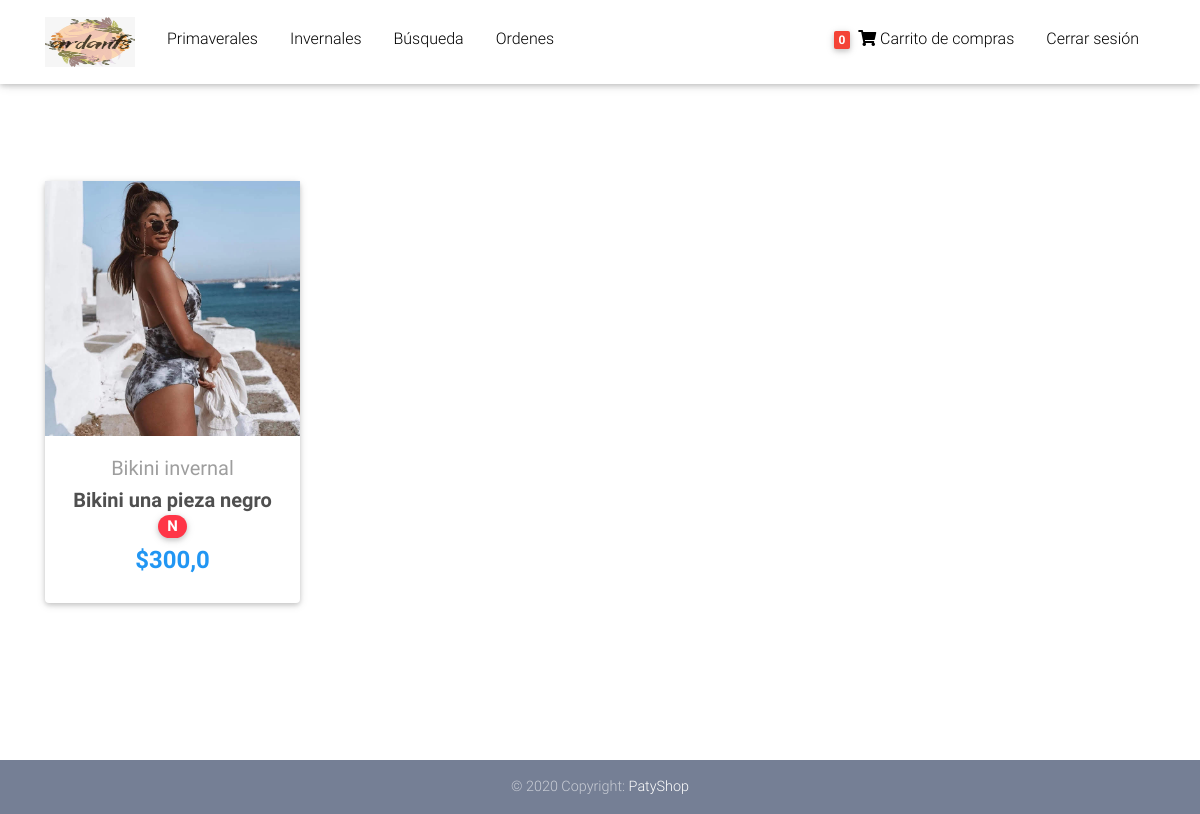
The app's page / (signed in) with its own data.
### core/models.py (models this page shows, shortened)
class Item(models.Model):
    title = models.CharField(max_length = 100, verbose_name = "Nombre del articulo")
    price = models.FloatField(verbose_name = "Precio")
    discount_price = models.FloatField(blank=True, null=True, verbose_name = "Precio de descuento")
    category = models.CharField(choices=CATEGORY_CHOICES, max_length = 2, verbose_name = "Categorias")
    label = models.CharField(choices=LABEL_CHOICES, max_length = 2, verbose_name = "Nuevo o en oferta?")
    slug = models.SlugField(verbose_name = "Link")
    description = models.TextField(verbose_name = "Descripcion")
    image = models.ImageField(blank = True, null = True)
    image2 = models.ImageField(blank = True, null = True)
    image3 = models.ImageField(blank = True, null = True)
    stock = models.IntegerField(default = 1, verbose_name = "En bodega")
    class Meta:
        verbose_name = "Producto"
        verbose_name_plural = "Productos"
    def get_absolute_url(self):
        return reverse("core:product_page", kwargs={
            'slug':self.slug
        })

### core/views.py (the view)
# urls.py: path('', HomeView.as_view() , name="home"),
class HomeView(ListView):
    model = Item
    paginate_by = 4
    template_name = "home-page.html"

### core/templatetags/cart_template_cart.py (called while the page is built)
@register.filter
def cart_item_count(user):
    if user.is_authenticated:
        qs = Order.objects.filter(user = user, ordered = False)
        if qs.exists():
            return qs[0].items.count()
    return 0

### templates/home-page.html (shortened to what this page needs)
{% extends 'base.html' %}
{% load static %}
{% block content %}
<main style="height:80vh; justify-content: center; align-content: center; align-items: center; flex-flow: column; display: flex;">
  <div class="container">
    <section class="text-center mb-4">
      <div class="row wow fadeIn">
        {% for item in object_list %}
        {% if item.stock > 0 %}
          <div class="col-lg-3 col-md-6 mb-4">
            <div class="card">
              <div class="view overlay">
                <img height="100%" width="100% " src="{{item.image.url}}" class="card-image">
              </div>
              <div class="card-body text-center">
                <a class="grey-text">
                  <h5>{{item.get_category_display}}</h5>
                </a>
                <h5>
                  <strong>
                    <a href="{{item.get_absolute_url}}" class="dark-grey-text">{{item.title}}
                      <span class="badge badge-pill danger-color">{{item.label}}</span>
                    </a>
                  </strong>
                </h5>
                <h4 class="font-weight-bold blue-text">
                  <strong>
                    {% if item.discount_price %}
                      ${{item.discount_price}}
                    {% else %}
                      ${{item.price}}
                    {% endif %}
                  </strong>
                </h4>
              </div>
            </div>
          </div>
        {%endif%}
        {% endfor %}
    </section>
  </div>
</main>
{% endblock %}

### templates/base.html (shortened to what this page needs)
{% load static %}
{% load cart_template_cart %}
<!DOCTYPE html>
<html lang="en">
<head>
    <link rel="stylesheet" href="https://use.fontawesome.com/releases/v5.11.2/css/all.css">
    <link href=" {% static 'css/bootstrap.min.css' %}" rel="stylesheet">
    <link href=" {% static 'css/mdb.min.css' %}" rel="stylesheet">
    <link href=" {% static 'css/style.min.css' %}" rel="stylesheet">
    <link href="{% static 'css/style.css' %}" rel="stylesheet" />
</head>
<body>
  <nav class="navbar fixed-top navbar-expand-lg navbar-light white scrolling-navbar">
    <div class="container">
      <a class="navbar-brand" href="/">
        <img src="{% static 'img/logo.jpeg' %}" width="90" height="50" alt="">
      </a>
      <div class="collapse navbar-collapse" id="navbarSupportedContent">
        <ul class="left">
          <li>
            <a class="nav-link waves-effect active" href="/items/?filter=P">Primaverales</a>
          </li>
          <li>
            <a class="nav-link waves-effect active" href="/items/?filter=I">Invernales</a>
          </li>
          <li>
            <a class="nav-link waves-effect active" href="/search">Búsqueda</a>
          </li>
          {% if request.user.is_authenticated %}
          <li>
            <a class="nav-link waves-effect active" href="/myorders">Ordenes</a>
          </li>
          {% endif %}
        </ul>
        <ul class="right">
          {% if request.user.is_authenticated %}
            <li>
              <a class="nav-link waves-effect" href="{% url 'core:order-summary' %}">
                <span class="badge red z-depth-1 mr-1"> {{request.user|cart_item_count}} </span>
                <i class="fas fa-shopping-cart"></i>
                <span> Carrito de compras </span>
              </a>
            </li>
            <li>
              <a class="nav-link waves-effect" href="{% url 'account_logout' %}">
                <span> Cerrar sesión </span>
              </a>
            </li>
          {% endif %}
        </ul>
      </div>
    </div>
  </nav>
  <div class="mt-5 pt-5">
    </div>
    <div id="content" style="min-height: 79vh;">
        {% block content %}{% endblock %}
    </div>
  <footer class="page-footer text-center font-small mt-4 wow fadeIn">
    <div class="footer-copyright py-3">
      © 2020 Copyright:
      <a href="https://mdbootstrap.com/education/bootstrap/" target="_blank"> PatyShop</a>
    </div>
  </footer>
</body>
</html>

### static_in_env/css/style.css (style rules this page uses)
html, body, .view { height: 100%; }
.left { display: flex; list-style: none; justify-content: center; align-content: center; align-items: center; padding: 0; margin: 0; width: 50%; justify-content: flex-start; }
.left li a { color: black !important; }
.right { display: flex; list-style: none; justify-content: center; align-content: center; align-items: center; padding: 0; margin: 0; width: 50%; justify-content: flex-end; }
.right li a { color: black !important; }
.page-footer { background-color: #929FBA; }

### templates/base.html (style rules this page uses)
html, body, header, .carousel { height: 60vh; }

### records on screen
Item: image (picture), category "Bikini invernal", title "Bikini una pieza negro", label "N", price "300,0"

### other values on screen
{{ request.user|cart_item_count }} "0"
